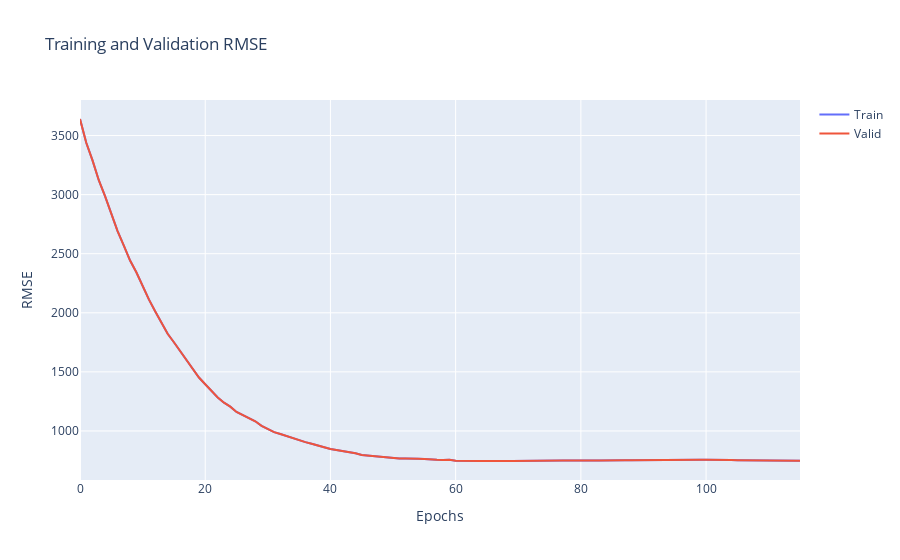

Here is the notebook cell this chart was saved with:
### Code cell
# plot training and validation accuracy and loss
results = model.evals_result()
epochs = len(results['validation_0']['rmse'])
x_axis = [i for i in range(0, epochs)]
fig = go.Figure()
fig.add_trace(go.Scatter(x=x_axis, y=results['validation_0']['rmse'], mode='lines', name='Train'))
fig.add_trace(go.Scatter(x=x_axis, y=results['validation_0']['rmse'], mode='lines', name='Valid'))
fig.update_layout(title='Training and Validation RMSE', xaxis_title='Epochs', yaxis_title='RMSE')
fig.show()
